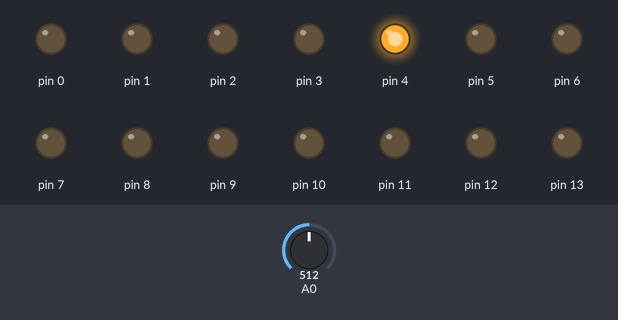
A sketch run on a simulated Arduino Uno, built with avr-gcc and run on an emulated ATmega328P. On the bench: output pins drawn as LEDs (lit = HIGH). Inputs (shaded band) come from the test bench; at power-on: A0 = 512.

Above: at 1.2 s.
1.3 s: A0 set to 556
2.8 s: A0 set to 583
At 3.6 s:
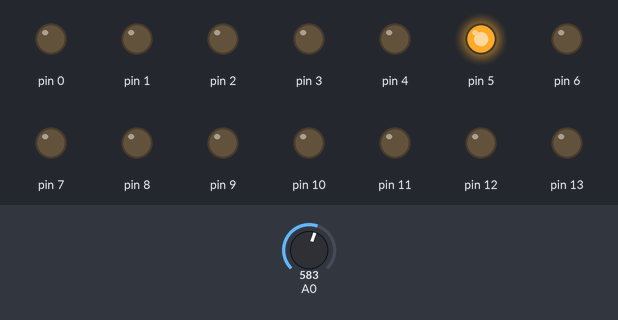
4.3 s: A0 set to 716
At 4.7 s:
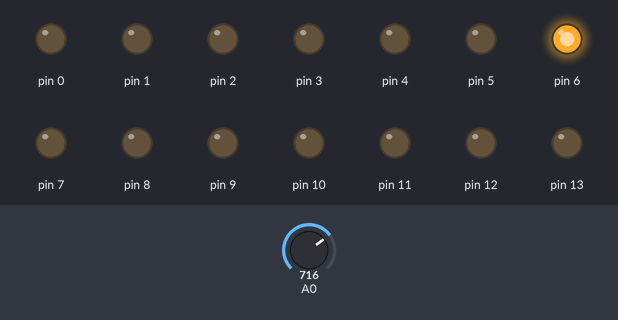
5.8 s: A0 set to 778
7.3 s: A0 set to 806
At 8.2 s:
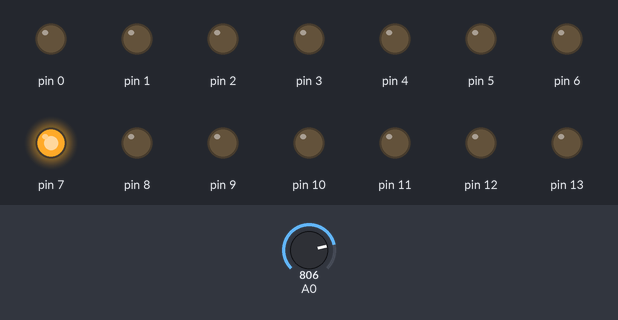
8.8 s: A0 set to 511
At 9.3 s:
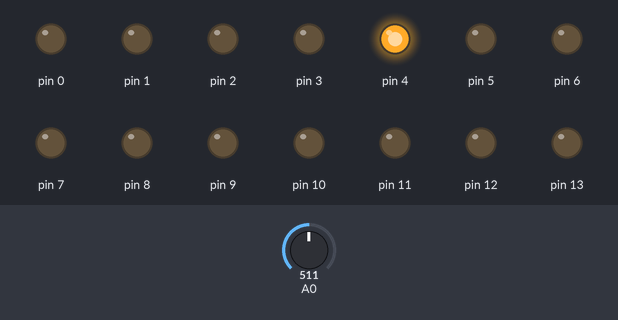
Timing chart, 0 to 11.3 s (numbered marks = the images above; inputs shaded):
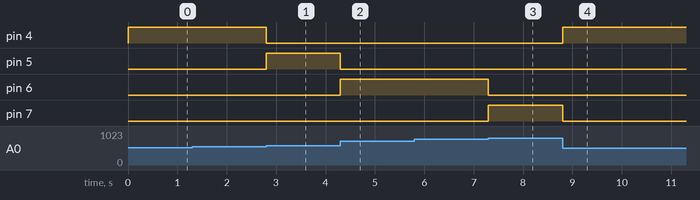

The sketch:

decodificador1de16.ino
```cpp
//Autor:Dario Jorge Iglesias
boolean D,C,B,A,Q0,Q1,Q2,Q3,Q4,Q5,Q6,Q7;
boolean Q8,Q9,Q10,Q11,Q12,Q13,Q14,Q15;
int pote;
void setup(){ //Configuración
 pinMode(A2,OUTPUT);pinMode(A1,OUTPUT);
 pinMode(13,OUTPUT);pinMode(12,OUTPUT);
 pinMode(11,OUTPUT);pinMode(10,OUTPUT);
 pinMode(9,OUTPUT); pinMode(8,OUTPUT);
 pinMode(7,OUTPUT); pinMode(6,OUTPUT);
 pinMode(5,OUTPUT); pinMode(4,OUTPUT);
 pinMode(3,OUTPUT); pinMode(2,OUTPUT);
 pinMode(1,OUTPUT); pinMode(0,OUTPUT);}
void loop(){ //Super lazo infinito
 pote=analogRead(A0);pote=map(pote,0,1023,0,9);
 D=boolean((pote&0x08)/8);C=boolean((pote&0x04)/4);
 B=boolean((pote&0x02)/2);A=boolean((pote&0x01)/1);
 Q0=!D&!C&!B&!A;digitalWrite(0,Q0);
 Q1=!D&!C&!B&A; digitalWrite(1,Q1);
 Q2=!D&!C&B&!A; digitalWrite(2,Q2);
 Q3=!D&!C&B&A;  digitalWrite(3,Q3);
 Q4=!D&C&!B&!A; digitalWrite(4,Q4);
 Q5=!D&C&!B&A;  digitalWrite(5,Q5);
 Q6=!D&C&B&!A;  digitalWrite(6,Q6);
 Q7=!D&C&B&A;   digitalWrite(7,Q7);
 Q8=D&!C&!B&!A; digitalWrite(8,Q8);
 Q9=D&!C&!B&A;  digitalWrite(9,Q9);
 Q10=D&!C&B&!A; digitalWrite(10,Q10);
 Q11=D&!C&B&A;  digitalWrite(11,Q11);
 Q12=D&C&!B&!A; digitalWrite(12,Q12);
 Q13=D&C&!B&A;  digitalWrite(13,Q13);
 Q14=D&C&B&!A;  digitalWrite(A1,Q14);
 Q15=D&C&B&A;   digitalWrite(A2,Q15);}
```

Measured:
- the behaviour switches between 568 and 569 on A0 (found by bisection; images 0 and 1)
- the behaviour switches between 795 and 796 on A0 (found by bisection; images 2 and 3)
- after the input at 1.3 s, every drawn part: stays the same
- after the input at 2.8 s, pin 4: HIGH → LOW at once; pin 5: LOW → HIGH at once
- after the input at 4.3 s, pin 5: HIGH → LOW at once; pin 6: LOW → HIGH at once
- after the input at 5.8 s, every drawn part: stays the same
- after the input at 7.3 s, pin 6: HIGH → LOW at once; pin 7: LOW → HIGH at once
- after the input at 8.8 s, pin 4: LOW → HIGH at once; pin 7: HIGH → LOW at once
